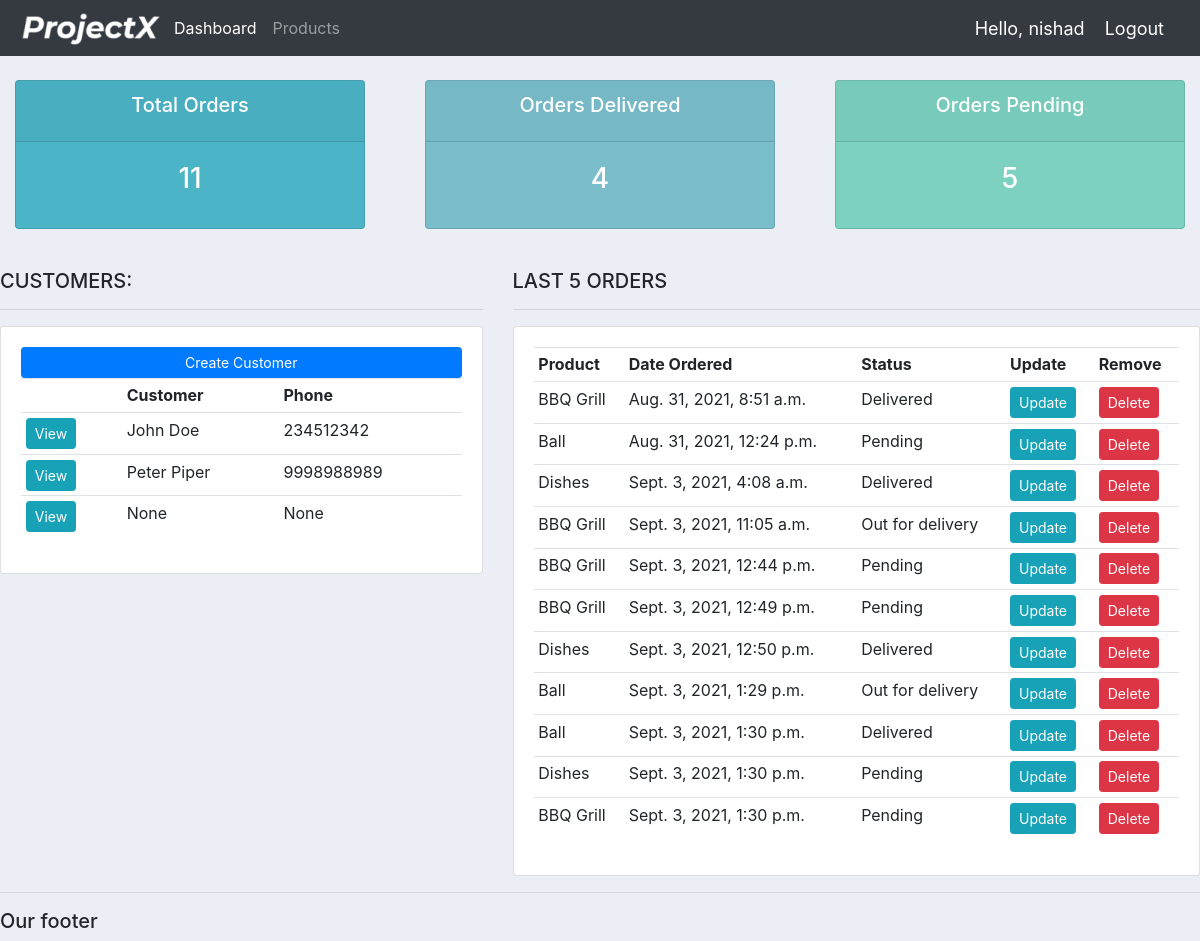
Page / (signed in) on the earlier database version.
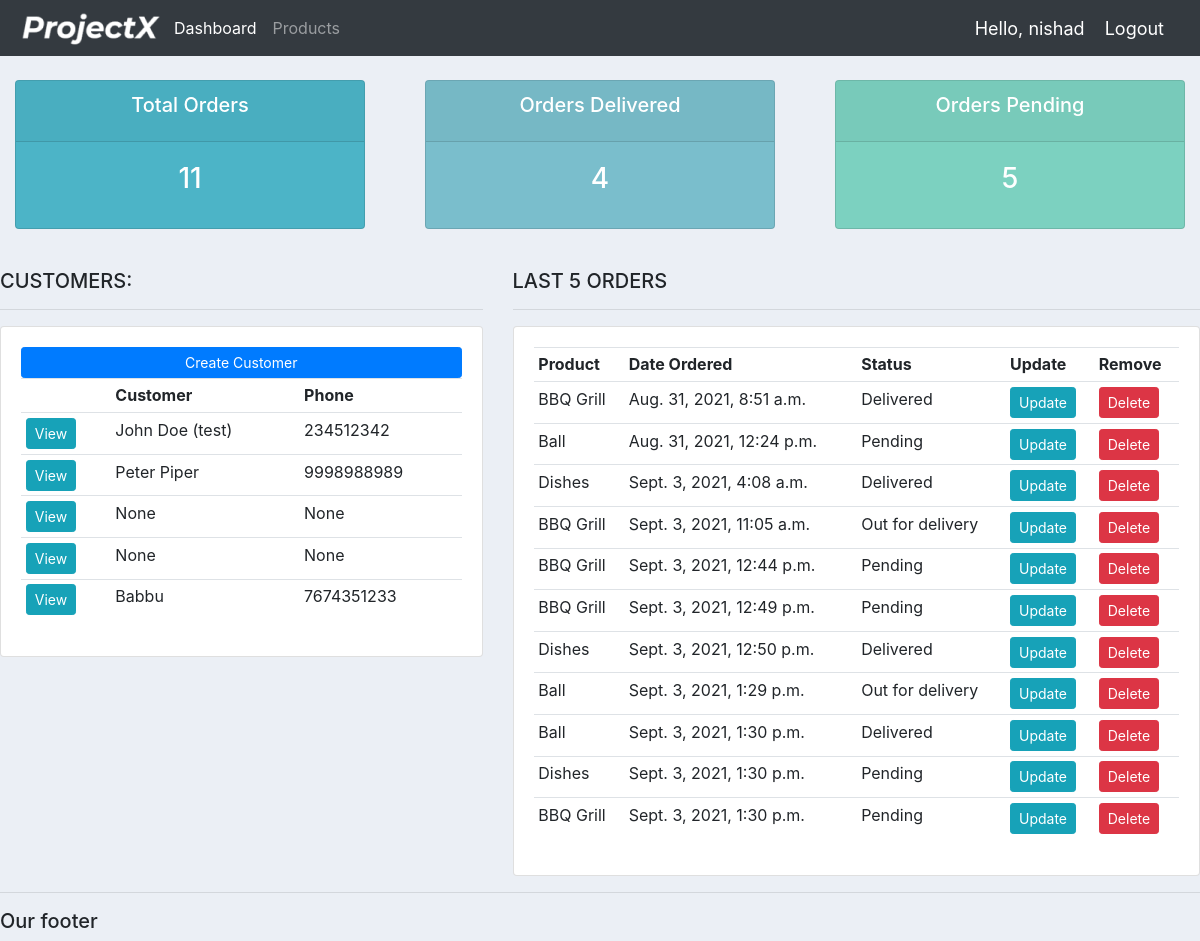
Same page on the later database version.
### accounts/models.py (models this page shows, shortened)
class Customer(models.Model):
	user = models.OneToOneField(User, null=True, blank=True, on_delete=models.CASCADE)
	name = models.CharField(max_length=200, null=True)
	phone = models.CharField(max_length=200, null=True)
	email = models.CharField(max_length=200, null=True)
	profile_pic = models.ImageField(default="profile1.png", null=True, blank=True)
	date_created = models.DateTimeField(auto_now_add=True, null=True)

class Order(models.Model):
	STATUS = (
			('Pending', 'Pending'),
			('Out for delivery', 'Out for delivery'),
			('Delivered', 'Delivered')
			)
	customer = models.ForeignKey(Customer, null=True, on_delete= models.SET_NULL)
	product =	models.ForeignKey(Product, null=True, on_delete= models.SET_NULL)
	date_created = date_created = models.DateTimeField(auto_now_add=True, null=True)
	status = models.CharField(max_length=200, null=True, choices=STATUS)
	note = models.CharField(max_length=1000, null=True)

class Product(models.Model):
	CATEGORY = (
			('Indoor', 'Indoor'),
			('Out Door', 'Out Door')
		)
	name = models.CharField(max_length=200, null=True)
	price = models.FloatField(null=True)
	category =	models.CharField(max_length=200, null=True, choices=CATEGORY)
	description = models.CharField(max_length=200, null=True, blank=True)
	date_created = date_created = models.DateTimeField(auto_now_add=True, null=True)
	tags = models.ManyToManyField(Tag)
	def __str__(self):
		return self.name

### accounts/decorators.py (the view)
	def wrapper_func(request, *args, **kwargs):
		group = None
		if request.user.groups.exists():
			group = request.user.groups.all()[0].name
		if group == 'customer':
			return redirect('user-page')
		if group == 'admin':
			return view_func(request, *args, **kwargs)

### accounts/views.py (called while the page is built)
@login_required(login_url='login')
@admin_only
def home(request):
	orders = Order.objects.all()
	customers = Customer.objects.all()
	total_customers = customers.count()
	total_orders = orders.count()
	delivered = orders.filter(status='Delivered').count()
	pending = orders.filter(status='Pending').count()
	context = {'orders': orders,
			'customers': customers,
			'total_orders': total_orders,
			'total_customers': total_customers,
			'delivered': delivered,
			'pending': pending
			}
	return render(request, 'accounts/dashboard.html', context)

### accounts/templates/accounts/dashboard.html
{% extends 'accounts/main.html' %}
{% block content %}
{% include 'accounts/status.html' %}
<br>
<div class="row">
	<div class="col-md-5">
		<h5>CUSTOMERS:</h5>
		<hr>
		<div class="card card-body">
			<a class="btn btn-primary  btn-sm btn-block" href="">Create Customer</a>
			<table class="table table-sm">
				<tr>
					<th></th>
					<th>Customer</th>
					<th>Phone</th>
				</tr>
				{% for customer in customers %}
					<tr>
						<td><a class="btn btn-sm btn-info" href="{% url 'customer' customer.id %}">View</a></td>
						<td>{{customer.name}}</td>
						<td>{{customer.phone}}</td>
					</tr>
				{% endfor %}
			</table>
		</div>
	</div>
	<div class="col-md-7">
		<h5>LAST 5 ORDERS</h5>
		<hr>
		<div class="card card-body">
			<table class="table table-sm">
				<tr>
					<th>Product</th>
					<th>Date Ordered</th>
					<th>Status</th>
					<th>Update</th>
					<th>Remove</th>
				</tr>
				{% for order in orders %}
					<tr>
						<td>{{order.product}}</td>
						<td>{{order.date_created}}</td>
						<td>{{order.status}}</td>
						<td><a class="btn btn-sm btn-info" href="{% url 'update_order' order.id %}">Update</td>
						<td><a class="btn btn-sm btn-danger" href="{% url 'delete_order' order.id %}">Delete</td>
					</tr>
				{% endfor %}
			</table>
		</div>
	</div>
</div>
{% endblock %}

### accounts/templates/accounts/main.html (shortened to what this page needs)
{% load static %}
<!DOCTYPE html>
<html>
<head>
	<link rel="stylesheet" href="https://maxcdn.bootstrapcdn.com/bootstrap/4.0.0/css/bootstrap.min.css">
	<link rel="stylesheet" type="text/css" href="{% static '/css/main.css' %}">
</head>
<body>
	{% include 'accounts/navbar.html' %}
	{% block content %}
	{% endblock %}
	<hr>
	<h5>Our footer</h5>
</body>
</html>

### accounts/templates/accounts/navbar.html (shortened to what this page needs)
{% load static %}
<nav class="navbar navbar-expand-lg navbar-dark bg-dark">
  <img src="{% static 'images/logo.png' %}">
  <div class="collapse navbar-collapse" id="navbarNav">
    <ul class="navbar-nav">
    {% if request.user.is_staff %}
      <li class="nav-item active">
        <a class="nav-link" href="{% url 'home' %}">Dashboard</a>
      </li>
      <li class="nav-item">
        <a class="nav-link" href="{% url 'products' %}">Products</a>
      </li>
    {% else %}
      <li class="nav-item">
        <a class="nav-link" href="{% url 'account' %}">Settings</a>
      </li>
    {% endif %}
    </ul>
  </div>
<span class="hello-msg">Hello, {{request.user.username}}</span>
<span><a class="hello-msg" href="{% url 'logout' %}">Logout</a></span>
</nav>

### accounts/templates/accounts/status.html
<br>
<div class="row">
	<div class="col">
		<div class="col-md">
			<div class="card text-center text-white  mb-3" id="total-orders">
			  	<div class="card-header">
			  		<h5 class="card-title">Total Orders</h5>
			  	</div>
			  	<div class="card-body">
			    	<h3 class="card-title">{{total_orders}}</h3>
			  	</div>
			</div>
		</div>
	</div>
	<div class="col">
		<div class="col-md">
			<div class="card text-center text-white  mb-3" id="orders-delivered">
			  	<div class="card-header">
			  		<h5 class="card-title">Orders Delivered</h5>
			  	</div>
			  	<div class="card-body">
			    	<h3 class="card-title">{{delivered}}</h3>
			  	</div>
			</div>
		</div>
	</div>
	<div class="col">
		<div class="col-md">
			<div class="card text-center text-white  mb-3" id="orders-pending">
			  	<div class="card-header">
			  		<h5 class="card-title">Orders Pending</h5>
			  	</div>
			  	<div class="card-body">
			    	<h3 class="card-title">{{pending}}</h3>
			  	</div>
			</div>
		</div>
	</div>
</div>

### static/css/main.css (style rules this page uses)
body { background-color: #ebeff5; }
#total-orders { background-color: #4cb4c7; }
#orders-delivered { background-color: #7abecc; }
#orders-pending { background-color: #7CD1C0; }

### accounts/templates/accounts/navbar.html (style rules this page uses)
.hello-msg { font-size: 18px; color: #fff; margin-right: 20px; }

Differences in the rows shown:
changed Customer: name "John Doe" → "John Doe (test)"
added Customer: name "None", phone "None"
added Customer: name "Babbu", phone "7674351233"
